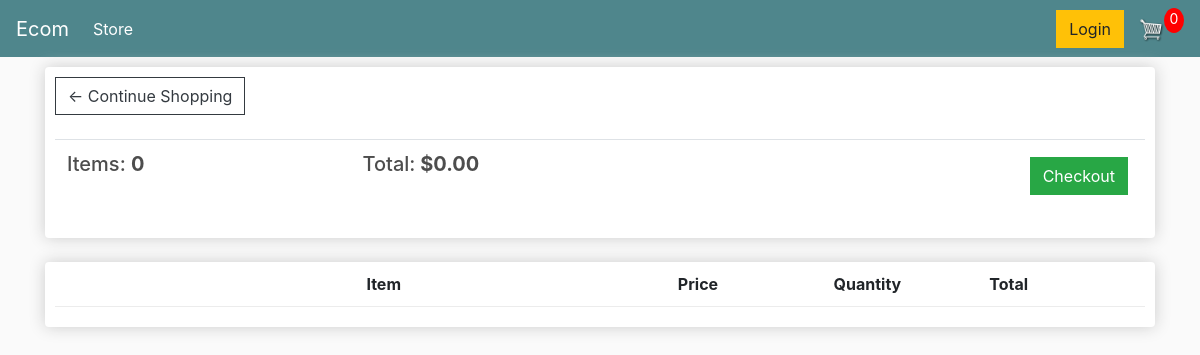
/cart/ (signed in), run on an earlier commit of the app's database.
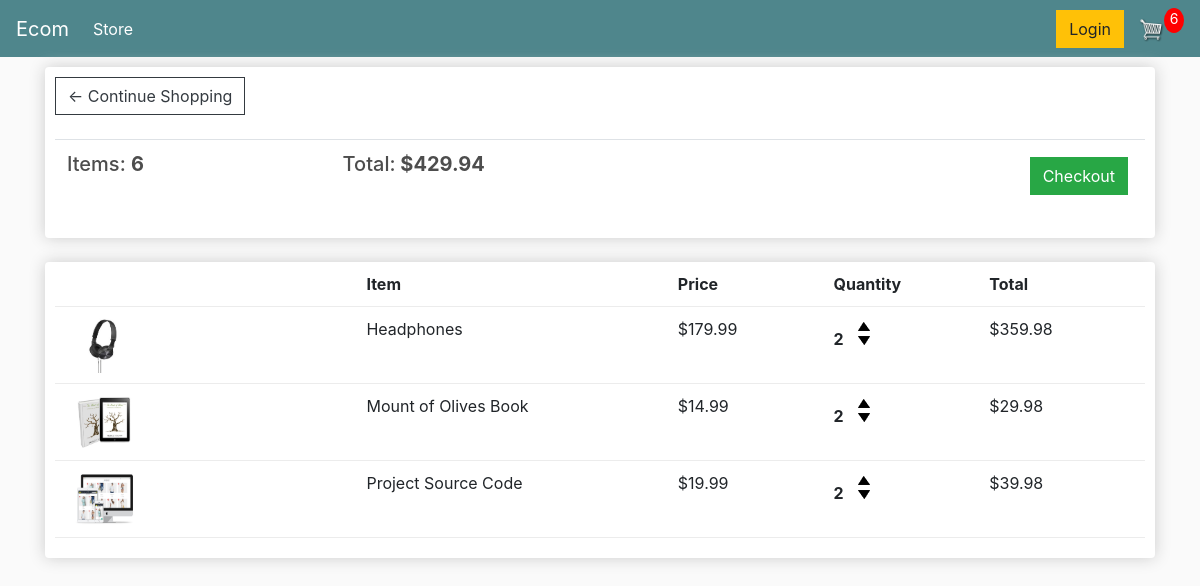
And on a later commit of the database.
### store/models.py (models this page shows, shortened)
class Order(models.Model):
    customer = models.ForeignKey(
        Customer, on_delete=models.SET_NULL, blank=True, null=True)
    date_ordered = models.DateTimeField(auto_now_add=True)
    complete = models.BooleanField(default=False, null=True, blank=False)
    transaction_id = models.CharField(max_length=200, null=True)
    @property
    def get_cart_total(self):
        orderitems = self.orderitem_set.all()
        total = sum([item.get_total for item in orderitems])
        return total
    @property
    def get_cart_items(self):
        orderitems = self.orderitem_set.all()
        total = sum([item.quantity for item in orderitems])
        return total

class OrderItem(models.Model):
    product = models.ForeignKey(
        Product, on_delete=models.SET_NULL, blank=True, null=True)
    order = models.ForeignKey(
        Order, on_delete=models.SET_NULL, blank=True, null=True)
    quantity = models.IntegerField(default=0, null=True, blank=True)
    date_added = models.DateTimeField(auto_now_add=True)
    @property
    def get_total(self):
        total = self.product.price * self.quantity
        return total

class Product(models.Model):
    name = models.CharField(max_length=200, null=True)
    price = models.DecimalField(max_digits=7, decimal_places=2)
    digital = models.BooleanField(default=False, null=True, blank=False)
    image = models.ImageField(null=True, blank=True)
    @property
    def imageURL(self):
        try:
            url = self.image.url
        except:
            url = ""
        return url

### store/views.py (the view)
# urls.py: path("cart/", views.cart, name="cart"),
def cart(request):
    data = cartData(request)
    cartItems = data["cartItems"]
    order = data["order"]
    items = data["items"]
    context = {"items": items, "order": order, "cartItems": cartItems}
    return render(request, "store/cart.html", context)

### store/utils.py (called while the page is built)
def cartData(request):
    if request.user.is_authenticated:
        customer = request.user.customer
        order, created = Order.objects.get_or_create(
            customer=customer, complete=False)
        items = order.orderitem_set.all()
        cartItems = order.get_cart_items
    else:
        cookieData = cookieCart(request)
        cartItems = cookieData["cartItems"]
        order = cookieData["order"]
        items = cookieData["items"]
    return {"cartItems": cartItems, "order": order, "items": items}

### store/templates/store/cart.html
{% extends 'store/main.html' %}
{% load static %}
{% block content %}
<div class="row">
    <div class="col-lg-12">
        <div class="box-element">
            <a class="btn btn-outline-dark" href="{% url 'store' %}">&#x2190; Continue Shopping</a>
            <br>
            <br>
            <table class="table">
                <tr>
                    <th>
                        <h5>Items: <strong>{{order.get_cart_items}}</strong></h5>
                    </th>
                    <th>
                        <h5>Total:<strong> ${{order.get_cart_total|floatformat:2}}</strong></h5>
                    </th>
                    <th>
                        <a style="float:right; margin:5px;" class="btn btn-success"
                            href="{% url 'checkout' %}">Checkout</a>
                    </th>
                </tr>
            </table>
        </div>
        <br>
        <div class="box-element">
            <div class="cart-row">
                <div style="flex:2"></div>
                <div style="flex:2"><strong>Item</strong></div>
                <div style="flex:1"><strong>Price</strong></div>
                <div style="flex:1"><strong>Quantity</strong></div>
                <div style="flex:1"><strong>Total</strong></div>
            </div>
            {% for item in items %}
            <div class="cart-row">
                <div style="flex:2"><img class="row-image" src="{{item.product.imageURL}}"></div>
                <div style="flex:2">
                    <p>{{item.product.name}}</p>
                </div>
                <div style="flex:1">
                    <p>${{item.product.price|floatformat:2}}</p>
                </div>
                <div style="flex:1">
                    <p class="quantity">{{item.quantity}}</p>
                    <div class="quantity">
                        <img data-product={{item.product.id}} data-action="add" class="chg-quantity update-cart"
                            src="{% static  'images/arrow-up.png' %}">
                        <img data-product={{item.product.id}} data-action="remove" class="chg-quantity update-cart"
                            src="{% static  'images/arrow-down.png' %}">
                    </div>
                </div>
                <div style="flex:1">
                    <p>${{item.get_total}}</p>
                </div>
            </div>
            {% endfor %}
        </div>
    </div>
</div>
{% endblock content %}

### store/templates/store/main.html (shortened to what this page needs)
<!DOCTYPE html>
{% load static %}
<html>
<head>
    <link rel="stylesheet" href="https://stackpath.bootstrapcdn.com/bootstrap/4.4.1/css/bootstrap.min.css"
>
    <link rel="stylesheet" type="text/css" href="{% static 'css/main.css' %}">
</head>
<body>
    <nav class="navbar navbar-expand-lg navbar-dark bg-dark">
        <a class="navbar-brand" href="{% url 'store' %}">Ecom</a>
        <div class="collapse navbar-collapse" id="navbarSupportedContent">
            <ul class="navbar-nav mr-auto">
                <li class="nav-item active">
                    <a class="nav-link" href="{% url 'store' %}">Store <span class="sr-only">(current)</span></a>
                </li>
            </ul>
            <div class="form-inline my-2 my-lg-0">
                <a href="#" class="btn btn-warning">Login</a>
                <a href="{% url 'cart' %}">
                    <img id="cart-icon" src="{% static 'images/cart.png' %}">
                </a>
                <p id="cart-total">{{cartItems}}</p>
            </div>
        </div>
    </nav>
    <div class="container">
        {% block content %}
        {% endblock content %}
    </div>
</body>
</html>

### static/css/main.css (style rules this page uses)
body { background-color: hsl(0, 0%, 98%); }
h1,h2,h3,h4,h5,h6 { color:hsl(0, 0%, 30%); }
.box-element { box-shadow:hsl(0, 0%, 80%) 0 0 16px; background-color: #fff; border-radius: 4px; padding: 10px; }
.bg-dark { background-color: #4f868c!important; }
#cart-icon { width:25px; display: inline-block; margin-left: 15px; }
#cart-total { display: block; text-align: center; color:#fff; background-color: red; width: 20px; height: 25px; border-radius: 50%; font-size: 14px; }
.col-lg-4, .col-lg-6, .col-lg-8, .col-lg-12 { margin-top: 10px; }
.btn { border-radius: 0; }
.row-image { width: 100px; }
.cart-row { display: flex; align-items: flex-stretch; padding-bottom: 10px; margin-bottom: 10px; border-bottom: 1px solid #ececec; }
.quantity { display: inline-block; font-weight: 700; padding-right:10px; }
.chg-quantity { width: 12px; cursor: pointer; display: block; margin-top: 5px; transition:.1s; }

What changed in the data, as far as the page shows it:
changed Order: get_cart_items "0" → "6"; get_cart_total "0.00" → "429.94"
added OrderItem: product.imageURL (picture), product.name "Headphones", product.price "179.99", quantity "2", get_total "359.98"
added OrderItem: product.imageURL (picture), product.name "Mount of Olives Book", product.price "14.99", quantity "2", get_total "29.98"
added OrderItem: product.imageURL (picture), product.name "Project Source Code", product.price "19.99", quantity "2", get_total "39.98"
Also different on the page:
{{ cartItems }}: "0" → "6"
